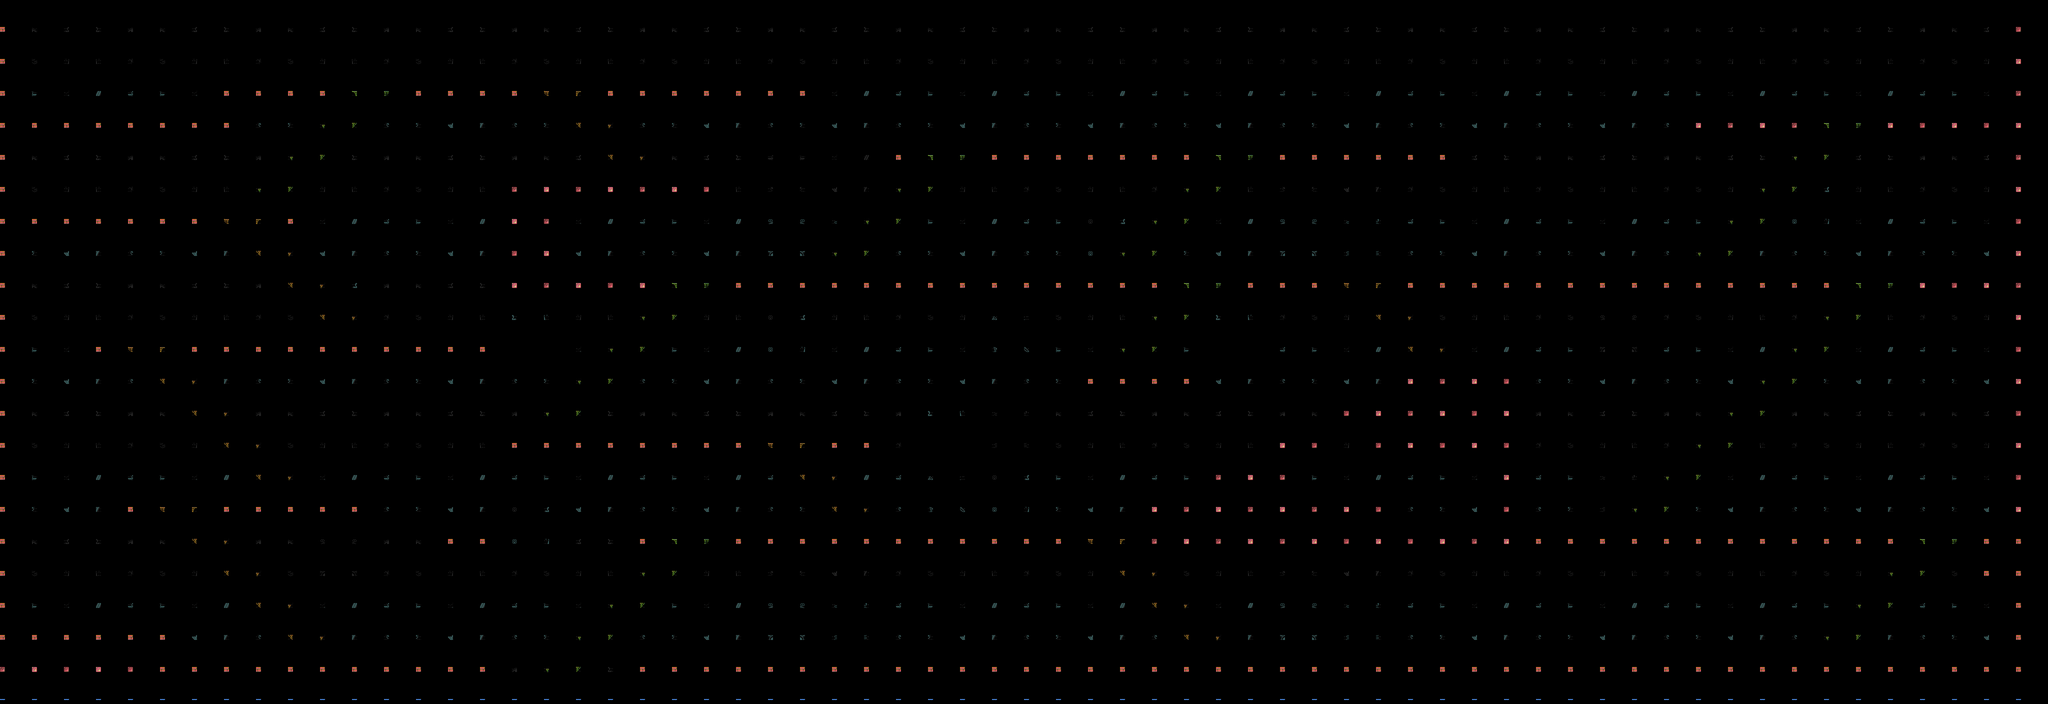

This game map was drawn from its Tiled (.tmx) file and the tilesets committed beside it. A one-line description and the trimmed map source follow:
An orthogonal 64x22 tile map with 64x64 px tiles, 3 tile layers (back, front, stairs) and 23 objects (9x Picker, 6x Jewel, 3x Dagger, 2x Door, 2x Mummy, ...).

<map height="22" infinite="0" nextlayerid="4" nextobjectid="55" orientation="orthogonal" renderorder="right-down" tiledversion="1.11.2" tileheight="64" tilewidth="64" version="1.10" width="64">
 <tileset firstgid="1" source="tiles_new.tsx" />
 <layer height="22" id="1" name="back" width="64">
  <data>[1408 cells, 1408 non-empty, 52 distinct tile ids]</data>
 </layer>
 <layer height="22" id="2" name="front" width="64">
  <data>[1408 cells, 403 non-empty, 12 distinct tile ids]</data>
 </layer>
 <layer height="22" id="3" name="stairs" width="64">
  <data>[1408 cells, 106 non-empty, 4 distinct tile ids]</data>
 </layer>
 <objectgroup id="3" name="items">
  <object gid="137" height="64" id="1" type="Dagger" width="64" x="1408" y="832">
   <properties>
    <property name="p0" value="137" />
   </properties>
  </object>
  <object gid="137" height="64" id="2" type="Dagger" width="64" x="3392" y="192">
   <properties>
    <property name="p0" value="137" />
   </properties>
  </object>
  <object gid="137" height="64" id="3" type="Dagger" width="64" x="3520" y="1024">
   <properties>
    <property name="p0" value="137" />
   </properties>
  </object>
  <object gid="138" height="64" id="4" type="Picker" width="64" x="320" y="832">
   <properties>
    <property name="p0" value="138" />
   </properties>
  </object>
  <object gid="138" height="64" id="5" type="Picker" width="64" x="960" y="640">
   <properties>
    <property name="p0" value="138" />
   </properties>
  </object>
  <object gid="138" height="64" id="6" type="Picker" width="64" x="1152" y="512">
   <properties>
    <property name="p0" value="138" />
   </properties>
  </object>
  <object gid="138" height="64" id="7" type="Picker" width="64" x="448" y="512">
   <properties>
    <property name="p0" value="138" />
   </properties>
  </object>
  <object gid="138" height="64" id="8" type="Picker" width="64" x="2368" y="704">
   <properties>
    <property name="p0" value="138" />
   </properties>
  </object>
  <object gid="138" height="64" id="9" type="Picker" width="64" x="2176" y="1152">
   <properties>
    <property name="p0" value="138" />
   </properties>
  </object>
  <object gid="138" height="64" id="10" type="Picker" width="64" x="3520" y="896">
   <properties>
    <property name="p0" value="138" />
   </properties>
  </object>
  <object gid="138" height="64" id="11" type="Picker" width="64" x="3904" y="1152">
   <properties>
    <property name="p0" value="138" />
   </properties>
  </object>
  <object gid="138" height="64" id="12" type="Picker" width="64" x="3968" y="192">
   <properties>
    <property name="p0" value="138" />
   </properties>
  </object>
  <object gid="131" height="64" id="13" type="Jewel" width="64" x="128" y="384">
   <properties>
    <property name="p0" value="131" />
   </properties>
  </object>
  <object gid="134" height="64" id="14" type="Jewel" width="64" x="128" y="1216">
   <properties>
    <property name="p0" value="134" />
   </properties>
  </object>
  <object gid="133" height="64" id="15" type="Jewel" width="64" x="960" y="1024">
   <properties>
    <property name="p0" value="133" />
   </properties>
  </object>
  <object gid="135" height="64" id="16" type="Jewel" width="64" x="2688" y="960">
   <properties>
    <property name="p0" value="135" />
   </properties>
  </object>
  <object gid="133" height="64" id="17" type="Jewel" width="64" x="2880" y="1024">
   <properties>
    <property name="p0" value="133" />
   </properties>
  </object>
  <object gid="136" height="64" id="18" type="Jewel" width="64" x="3840" y="192">
   <properties>
    <property name="p0" value="136" />
   </properties>
  </object>
  <object gid="127" height="64" id="19" type="Door" width="64" x="1600" y="1152">
   <properties>
    <property name="p0" value="1" />
   </properties>
  </object>
  <object gid="127" height="64" id="20" type="Door" width="64" x="2560" y="384">
   <properties>
    <property name="p0" value="0" />
   </properties>
  </object>
  <object gid="107" height="64" id="21" type="Giratory" width="64" x="256" y="384">
   <properties>
    <property name="p0" value="0" />
   </properties>
  </object>
  <object gid="122" height="64" id="54" type="Mummy" width="64" x="512" y="640">
   <properties>
    <property name="p0" value="0" />
   </properties>
  </object>
  <object gid="126" height="64" id="55" type="Mummy" width="64" x="3776" y="1024">
   <properties>
    <property name="p0" value="4" />
   </properties>
  </object>
 </objectgroup>
</map>
